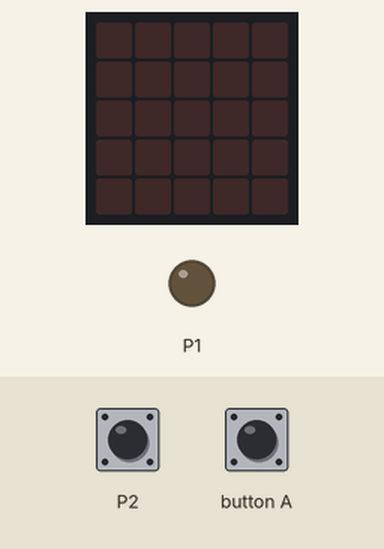
This program was run on a simulated BBC micro:bit (MakeCode). Shown: the board's 5×5 LED display, output pins drawn as LEDs (lit = HIGH). Inputs (shaded band) come from the test bench; at power-on: P2 LOW.

Above: at 1.2 s.
1.3 s: button A pressed for 0.15 s
At 1.38 s:
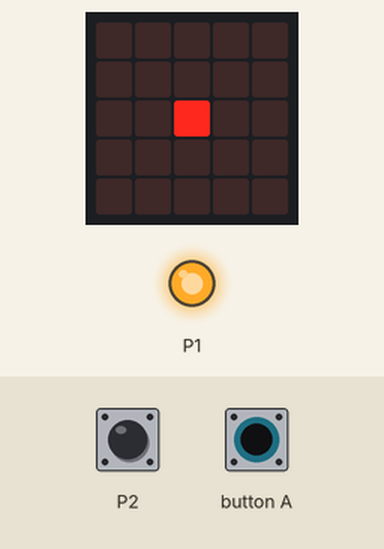
2.9 s: P2 pulled HIGH for 0.15 s
At 4.0 s:
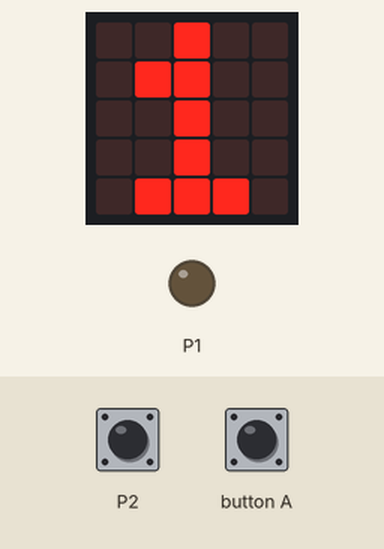
6.0 s: P2 pulled HIGH for 1 s
At 7.4 s:
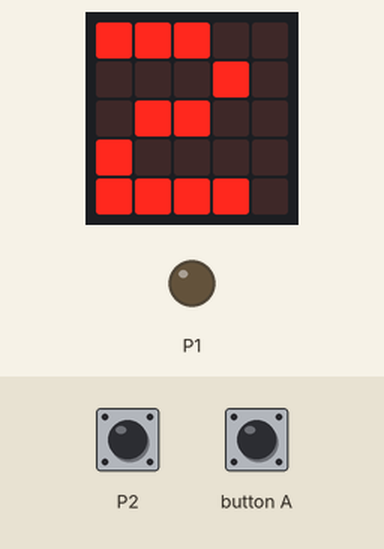
9.2 s: P2 pulled HIGH for 3.2 s
At 9.6 s:
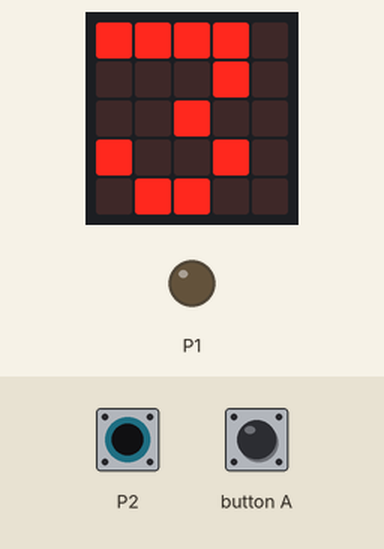
14.2 s: P2 pulled HIGH for 0.15 s
At 16.3 s:
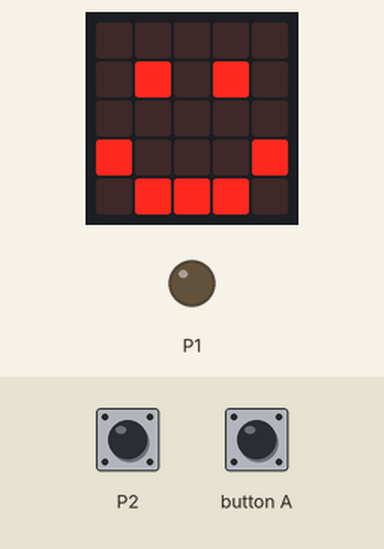
17.3 s: button A pressed for 3.2 s
At 21.0 s:
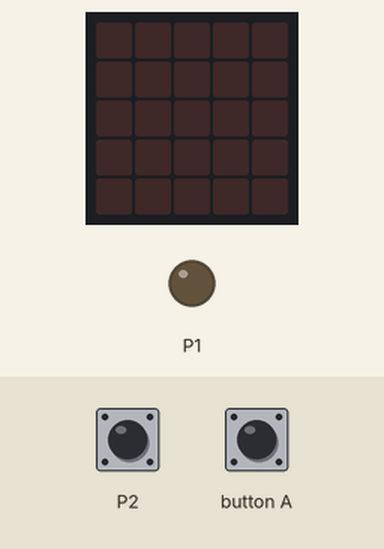
Timing chart, 0 to 22.5 s (numbered marks = the images above; inputs shaded):
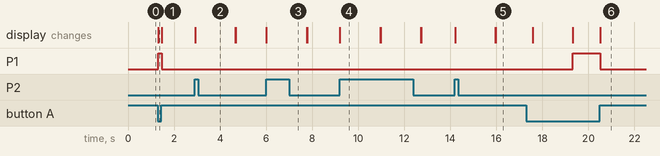

The program:

main.ts
```typescript
let counter = 0
basic.forever(function () {
    if (counter == 5) {
        basic.showIcon(IconNames.Happy)
        basic.pause(1000)
        counter = 0
        basic.showNumber(counter)
        basic.pause(1000)
        basic.clearScreen()
    }
    if (input.buttonIsPressed(Button.A)) {
        pins.digitalWritePin(DigitalPin.P1, 1)
        led.plot(2, 2)
    } else {
        pins.digitalWritePin(DigitalPin.P1, 0)
        basic.clearScreen()
    }
    if (pins.digitalReadPin(DigitalPin.P2) == 1) {
        counter += 1
        basic.showNumber(counter)
        basic.pause(1000)
        led.plot(4, 4)
    } else {
        led.unplot(4, 4)
    }
})
```

test.ts
```typescript
// 在此处测试；当此软件包作为插件使用时，将不会编译此软件包。
```

Measured:
- after the input at 1.3 s, P1: LOW → HIGH at once, → LOW 0.16 s later; the display: changes at once (image 1)
- after the input at 2.9 s, the display: changes at once (image 2)
- after the input at 6.0 s, the display: changes at once (image 3)
- after the input at 9.2 s, the display: changes at once (image 4)
- after the input at 14.2 s, the display: first changes at once (image 5 shows a later state)
- after the input at 17.3 s, P1: LOW → HIGH after 2.0 s, → LOW 1.2 s later; the display: first differs from a run without the input after 2.0 s (image 6 shows a later state)
- what the display in image 4 shows lasts 1.8 s, from 9.2 s to 11.0 s
